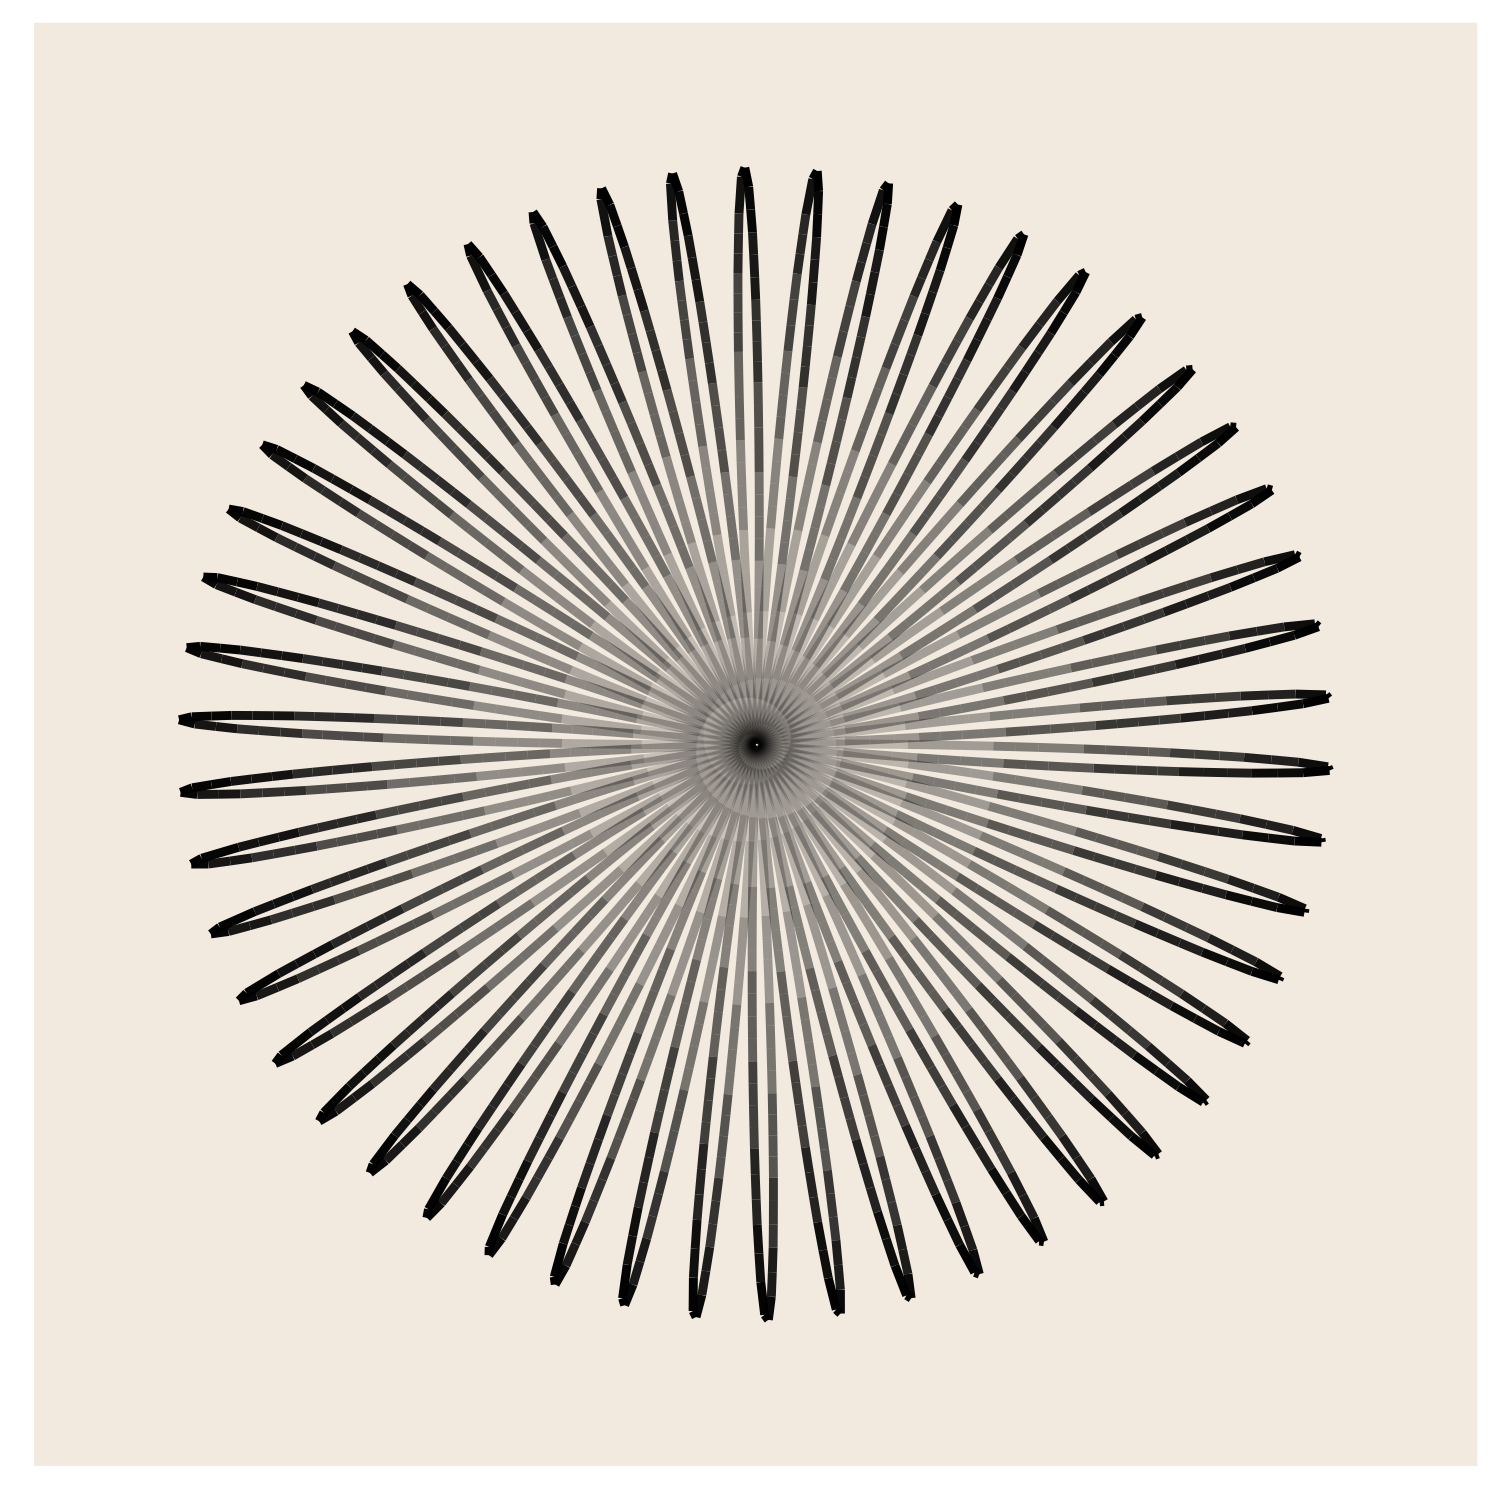

Source code (R):
library(ggplot2)

sinusoidalPoints <- function(x1, x2, n, funct) {
  x = seq(x1, x2, length.out = n) 
  y = funct(seq(x1, x2, length.out = n)) 
  
  sinusoidal = data.frame(x, y)
  
  return(sinusoidal)
}

wave = sinusoidalPoints(1, 1+100*pi, 1000, cos)


# Plot
theme_art <- theme(
  legend.position = 'none',
  aspect.ratio = 1,
  panel.background = element_rect(fill = '#F2EADF'),
  panel.grid = element_blank(),
  axis.line = element_blank(),
  axis.ticks = element_blank(),
  axis.text = element_blank(),
  axis.title = element_blank(),
  panel.border = element_rect(colour = '#F2EADF', fill=NA, size=10)
)

ggplot(wave, aes(x,y)) +
  geom_path(size = 1, aes(alpha = y)) +
  coord_polar() +
  theme_art 

ggsave('./Day08/single_curve.png', width = 5, height = 5)
